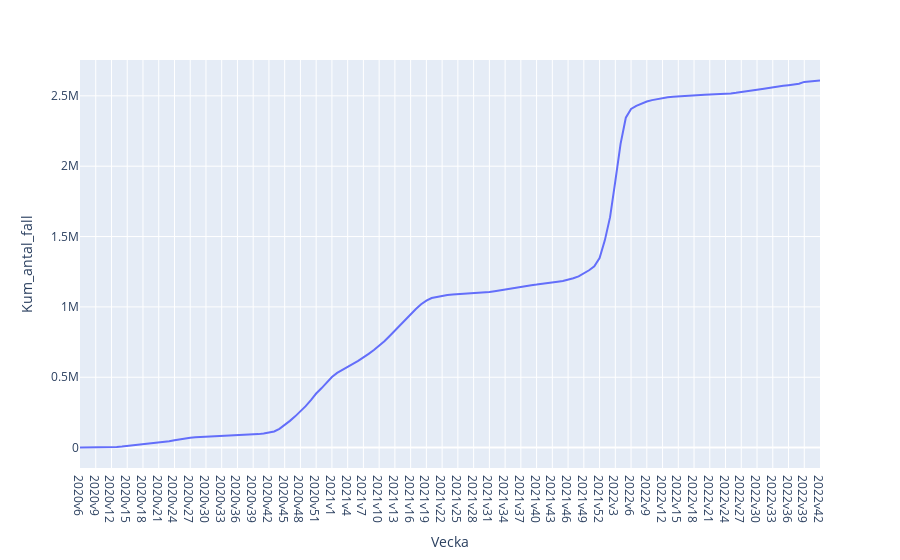

Here is the notebook cell this chart was saved with:
### Code cell
px.line(df, x = "Vecka", y = "Kum_antal_fall")

### Figure 1 — Plotly figure (JSON) as saved in the notebook; plotly's stock layout.template omitted (floating-point values rounded to 4 significant figures; data arrays with more than 128 entries replaced by an {"elided": "..."} marker saying what was removed)
{"data": [{"hovertemplate": "Vecka=%{x}<br>Kum_antal_fall=%{y}<extra></extra>", "legendgroup": "", "line": {"color": "#636efa", "dash": "solid"}, "marker": {"symbol": "circle"}, "mode": "lines", "name": "", "orientation": "v", "showlegend": false, "type": "scatter", "x": {"elided": "142 str values"}, "xaxis": "x", "y": {"elided": "142 int values"}, "yaxis": "y"}], "layout": {"legend": {"tracegroupgap": 0}, "margin": {"t": 60}, "xaxis": {"anchor": "y", "domain": [0, 1], "title": {"text": "Vecka"}}, "yaxis": {"anchor": "x", "domain": [0, 1], "title": {"text": "Kum_antal_fall"}}}}
